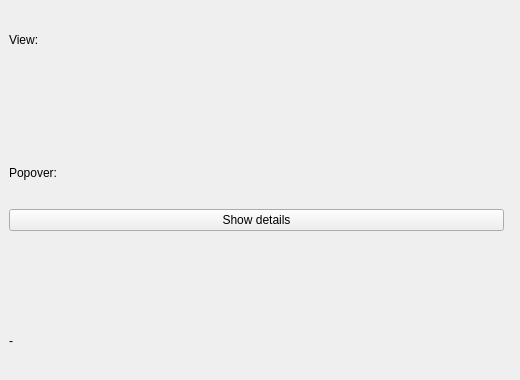
<?xml version='1.0' encoding='utf-8'?>
<ui version="4.0">
 <class>MainWindow</class>
 <widget class="QMainWindow" name="MainWindow">
  <property name="geometry">
   <rect>
    <x>0</x>
    <y>0</y>
    <width>520</width>
    <height>380</height>
   </rect>
  </property>
  <property name="windowTitle">
   <string>Pagination / Popover / Segmented</string>
  </property>
  <widget class="QWidget" name="centralwidget">
   <layout class="QVBoxLayout" name="verticalLayout">
    <property name="spacing">12</property>
    <property name="leftMargin">24</property>
    <property name="topMargin">24</property>
    <property name="rightMargin">24</property>
    <property name="bottomMargin">24</property>
    <item>
     <widget class="QLabel" name="viewCaption">
      <property name="text">
       <string>View:</string>
      </property>
     </widget>
    </item>
    <item>
     <layout class="QHBoxLayout" name="segRow">
      <item>
       <widget class="QCustomSegmentedControl" name="segmentedControl" native="true" />
      </item>
      <item>
       <spacer name="segSpacer">
        <property name="orientation">
         <enum>Qt::Horizontal</enum>
        </property>
       </spacer>
      </item>
     </layout>
    </item>
    <item>
     <widget class="QLabel" name="popoverCaption">
      <property name="text">
       <string>Popover:</string>
      </property>
     </widget>
    </item>
    <item>
     <layout class="QHBoxLayout" name="popRow">
      <item>
       <widget class="QCustomQPushButton" name="popoverTrigger">
        <property name="text">
         <string>Show details</string>
        </property>
        <property name="variant" stdset="0">
         <string>outline</string>
        </property>
       </widget>
      </item>
      <item>
       <spacer name="popSpacer">
        <property name="orientation">
         <enum>Qt::Horizontal</enum>
        </property>
       </spacer>
      </item>
     </layout>
    </item>
    <item>
     <spacer name="bodySpacer">
      <property name="orientation">
       <enum>Qt::Vertical</enum>
      </property>
     </spacer>
    </item>
    <item>
     <widget class="QCustomPagination" name="pager" native="true" />
    </item>
    <item>
     <widget class="QLabel" name="statusLabel">
      <property name="text">
       <string>-</string>
      </property>
     </widget>
    </item>
   </layout>
  </widget>
 </widget>
 <customwidgets>
  <customwidget>
   <class>QCustomSegmentedControl</class>
   <extends>QWidget</extends>
   <header location="global">Custom_Widgets.QCustomSegmentedControl.h</header>
  </customwidget>
  <customwidget>
   <class>QCustomPagination</class>
   <extends>QWidget</extends>
   <header location="global">Custom_Widgets.QCustomPagination.h</header>
  </customwidget>
  <customwidget>
   <class>QCustomQPushButton</class>
   <extends>QPushButton</extends>
   <header location="global">Custom_Widgets.QCustomQPushButton.h</header>
  </customwidget>
 <customwidget><class>QPushButton</class><extends>QPushButton</extends><header location="global">Custom_Widgets.Theme.h</header><container>1</container></customwidget><customwidget><class>QLabel</class><extends>QLabel</extends><header location="global">Custom_Widgets.Theme.h</header><container>1</container></customwidget></customwidgets>
 <connections />
</ui>
